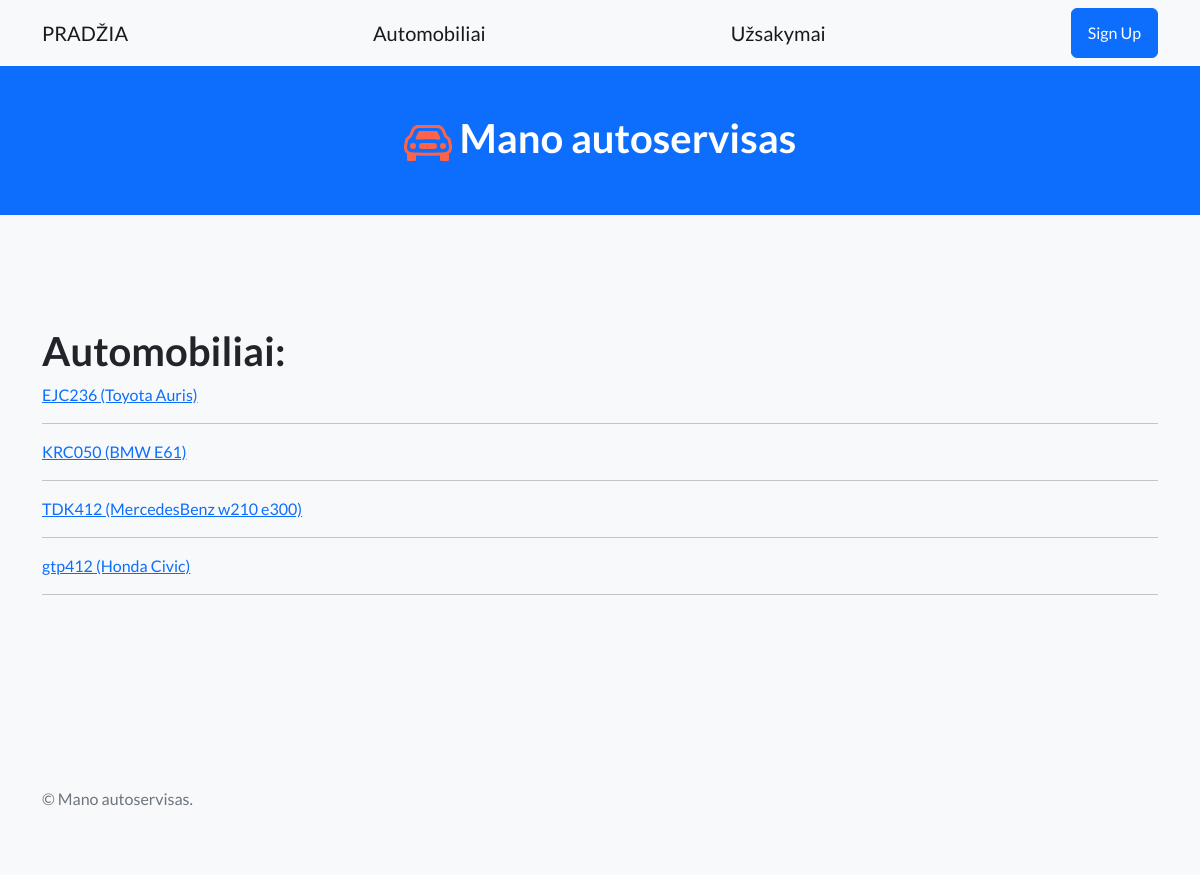
Screenshot of /cars/ with the database file from the repository.
### autoservice/models.py (models this page shows)
class Car(models.Model):
    plate = models.CharField(verbose_name="Valstybinis numeris", max_length=10)
    vin_code = models.CharField(verbose_name="VIN kodas", max_length=20)
    client_name = models.CharField(verbose_name="Klientas", max_length=50)
    car_model = models.ForeignKey(to="CarModel", verbose_name="Modelis", on_delete=models.SET_NULL, null=True,
                                  blank=True)
    def __str__(self):
        return f"{self.plate} ({self.car_model})"
    class Meta:
        verbose_name = "Automobilis"
        verbose_name_plural = "Automobiliai"

class CarModel(models.Model):
    make = models.CharField(verbose_name="Gamintojas", max_length=50)
    model = models.CharField(verbose_name="Modelis", max_length=100)
    def __str__(self):
        return f"{self.make} {self.model}"
    class Meta:
        verbose_name = "Modelis"
        verbose_name_plural = "Modeliai"

### autoservice/views.py (the view)
# urls.py: path("cars/", views.cars, name="cars"),
def cars(request):
    cars = Car.objects.all()
    paginator = Paginator(cars, per_page=6)
    page_number = request.GET.get("page")
    paged_cars = paginator.get_page(page_number)
    return render(request, template_name="cars.html", context={"cars": paged_cars})

### autoservice/templates/cars.html (shortened to what this page needs)
{% extends 'base.html' %}
{% block 'content' %}
<h1>Automobiliai:</h1>
{% for car in cars %}
<a href="{% url 'car' car.pk %}"><p>{{ car }}</p></a>
<hr>
{% endfor %}
{% endblock %}

### rows the page displays
Car: plate+car_model "EJC236 (Toyota Auris)"
Car: plate+car_model "KRC050 (BMW E61)"
Car: plate+car_model "TDK412 (MercedesBenz w210 e300)"
Car: plate+car_model "gtp412 (Honda Civic)"
